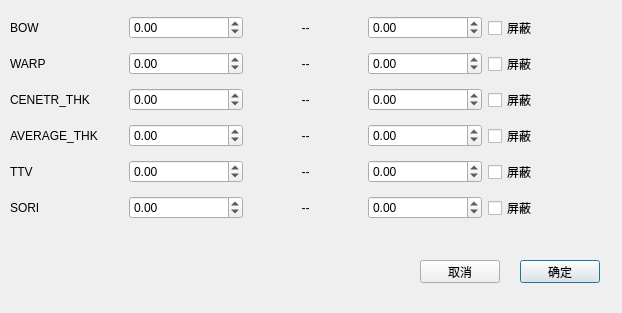
<?xml version="1.0" encoding="UTF-8"?>
<ui version="4.0">
 <class>DialogMeasureParams</class>
 <widget class="QDialog" name="DialogMeasureParams">
  <property name="geometry">
   <rect>
    <x>0</x>
    <y>0</y>
    <width>622</width>
    <height>313</height>
   </rect>
  </property>
  <property name="windowTitle">
   <string>检测参数设置</string>
  </property>
  <widget class="QWidget" name="gridLayoutWidget">
   <property name="geometry">
    <rect>
     <x>10</x>
     <y>10</y>
     <width>591</width>
     <height>221</height>
    </rect>
   </property>
   <layout class="QGridLayout" name="gridLayout">
    <item row="3" column="0">
     <layout class="QHBoxLayout" name="horizontalLayout_8">
      <item>
       <widget class="QLabel" name="label_11">
        <property name="text">
         <string>AVERAGE_THK</string>
        </property>
       </widget>
      </item>
      <item>
       <widget class="QDoubleSpinBox" name="doubleSpinBox_minATHK">
        <property name="minimum">
         <double>-100000.000000000000000</double>
        </property>
        <property name="maximum">
         <double>100000.000000000000000</double>
        </property>
       </widget>
      </item>
      <item>
       <widget class="QLabel" name="label_12">
        <property name="text">
         <string>--</string>
        </property>
        <property name="alignment">
         <set>Qt::AlignCenter</set>
        </property>
       </widget>
      </item>
      <item>
       <widget class="QDoubleSpinBox" name="doubleSpinBox_maxATHK">
        <property name="minimum">
         <double>-100000.000000000000000</double>
        </property>
        <property name="maximum">
         <double>100000.000000000000000</double>
        </property>
       </widget>
      </item>
      <item>
       <widget class="QCheckBox" name="checkBox_useATHK">
        <property name="text">
         <string>屏蔽</string>
        </property>
       </widget>
      </item>
     </layout>
    </item>
    <item row="2" column="0">
     <layout class="QHBoxLayout" name="horizontalLayout_6">
      <item>
       <widget class="QLabel" name="label_7">
        <property name="text">
         <string>CENETR_THK</string>
        </property>
       </widget>
      </item>
      <item>
       <widget class="QDoubleSpinBox" name="doubleSpinBox_minCTHK">
        <property name="minimum">
         <double>-1000000.000000000000000</double>
        </property>
        <property name="maximum">
         <double>1000000.000000000000000</double>
        </property>
       </widget>
      </item>
      <item>
       <widget class="QLabel" name="label_8">
        <property name="text">
         <string>--</string>
        </property>
        <property name="alignment">
         <set>Qt::AlignCenter</set>
        </property>
       </widget>
      </item>
      <item>
       <widget class="QDoubleSpinBox" name="doubleSpinBox_maxCTHK">
        <property name="minimum">
         <double>-1000000.000000000000000</double>
        </property>
        <property name="maximum">
         <double>1000000.000000000000000</double>
        </property>
       </widget>
      </item>
      <item>
       <widget class="QCheckBox" name="checkBox_useCTHK">
        <property name="text">
         <string>屏蔽</string>
        </property>
       </widget>
      </item>
     </layout>
    </item>
    <item row="5" column="0">
     <layout class="QHBoxLayout" name="horizontalLayout_5">
      <item>
       <widget class="QLabel" name="label_5">
        <property name="text">
         <string>SORI</string>
        </property>
       </widget>
      </item>
      <item>
       <widget class="QDoubleSpinBox" name="doubleSpinBox_minSORI">
        <property name="minimum">
         <double>-100000.000000000000000</double>
        </property>
        <property name="maximum">
         <double>100000.000000000000000</double>
        </property>
       </widget>
      </item>
      <item>
       <widget class="QLabel" name="label_6">
        <property name="text">
         <string>--</string>
        </property>
        <property name="alignment">
         <set>Qt::AlignCenter</set>
        </property>
       </widget>
      </item>
      <item>
       <widget class="QDoubleSpinBox" name="doubleSpinBox_maxSORI">
        <property name="minimum">
         <double>-100000.000000000000000</double>
        </property>
        <property name="maximum">
         <double>100000.000000000000000</double>
        </property>
       </widget>
      </item>
      <item>
       <widget class="QCheckBox" name="checkBox_useSORI">
        <property name="text">
         <string>屏蔽</string>
        </property>
       </widget>
      </item>
     </layout>
    </item>
    <item row="0" column="0">
     <layout class="QHBoxLayout" name="horizontalLayout_3">
      <item>
       <widget class="QLabel" name="label_2">
        <property name="text">
         <string>BOW</string>
        </property>
       </widget>
      </item>
      <item>
       <widget class="QDoubleSpinBox" name="doubleSpinBox_minBOW">
        <property name="minimum">
         <double>-10000.000000000000000</double>
        </property>
        <property name="maximum">
         <double>100000.000000000000000</double>
        </property>
       </widget>
      </item>
      <item>
       <widget class="QLabel" name="label">
        <property name="text">
         <string>--</string>
        </property>
        <property name="alignment">
         <set>Qt::AlignCenter</set>
        </property>
       </widget>
      </item>
      <item>
       <widget class="QDoubleSpinBox" name="doubleSpinBox_maxBOW">
        <property name="minimum">
         <double>-100000.000000000000000</double>
        </property>
        <property name="maximum">
         <double>100000.000000000000000</double>
        </property>
       </widget>
      </item>
      <item>
       <widget class="QCheckBox" name="checkBox_useBOW">
        <property name="text">
         <string>屏蔽</string>
        </property>
       </widget>
      </item>
     </layout>
    </item>
    <item row="1" column="0">
     <layout class="QHBoxLayout" name="horizontalLayout_7">
      <item>
       <widget class="QLabel" name="label_9">
        <property name="text">
         <string>WARP</string>
        </property>
       </widget>
      </item>
      <item>
       <widget class="QDoubleSpinBox" name="doubleSpinBox_minWARP">
        <property name="minimum">
         <double>-100000.000000000000000</double>
        </property>
        <property name="maximum">
         <double>100000.000000000000000</double>
        </property>
       </widget>
      </item>
      <item>
       <widget class="QLabel" name="label_10">
        <property name="text">
         <string>--</string>
        </property>
        <property name="alignment">
         <set>Qt::AlignCenter</set>
        </property>
       </widget>
      </item>
      <item>
       <widget class="QDoubleSpinBox" name="doubleSpinBox_maxWARP">
        <property name="minimum">
         <double>-100000.000000000000000</double>
        </property>
        <property name="maximum">
         <double>100000.000000000000000</double>
        </property>
       </widget>
      </item>
      <item>
       <widget class="QCheckBox" name="checkBox_useWARP">
        <property name="text">
         <string>屏蔽</string>
        </property>
       </widget>
      </item>
     </layout>
    </item>
    <item row="4" column="0">
     <layout class="QHBoxLayout" name="horizontalLayout_9">
      <item>
       <widget class="QLabel" name="label_13">
        <property name="text">
         <string>TTV</string>
        </property>
       </widget>
      </item>
      <item>
       <widget class="QDoubleSpinBox" name="doubleSpinBox_minTTV">
        <property name="minimum">
         <double>-100000.000000000000000</double>
        </property>
        <property name="maximum">
         <double>1000000.000000000000000</double>
        </property>
       </widget>
      </item>
      <item>
       <widget class="QLabel" name="label_14">
        <property name="text">
         <string>--</string>
        </property>
        <property name="alignment">
         <set>Qt::AlignCenter</set>
        </property>
       </widget>
      </item>
      <item>
       <widget class="QDoubleSpinBox" name="doubleSpinBox_maxTTV">
        <property name="minimum">
         <double>-100000.000000000000000</double>
        </property>
        <property name="maximum">
         <double>100000.000000000000000</double>
        </property>
       </widget>
      </item>
      <item>
       <widget class="QCheckBox" name="checkBox_useTTV">
        <property name="text">
         <string>屏蔽</string>
        </property>
       </widget>
      </item>
     </layout>
    </item>
   </layout>
  </widget>
  <widget class="QPushButton" name="pushButton_ok">
   <property name="geometry">
    <rect>
     <x>520</x>
     <y>260</y>
     <width>80</width>
     <height>23</height>
    </rect>
   </property>
   <property name="text">
    <string>确定</string>
   </property>
  </widget>
  <widget class="QPushButton" name="pushButton_cancel">
   <property name="geometry">
    <rect>
     <x>420</x>
     <y>260</y>
     <width>80</width>
     <height>23</height>
    </rect>
   </property>
   <property name="text">
    <string>取消</string>
   </property>
  </widget>
 </widget>
 <resources/>
 <connections/>
</ui>
